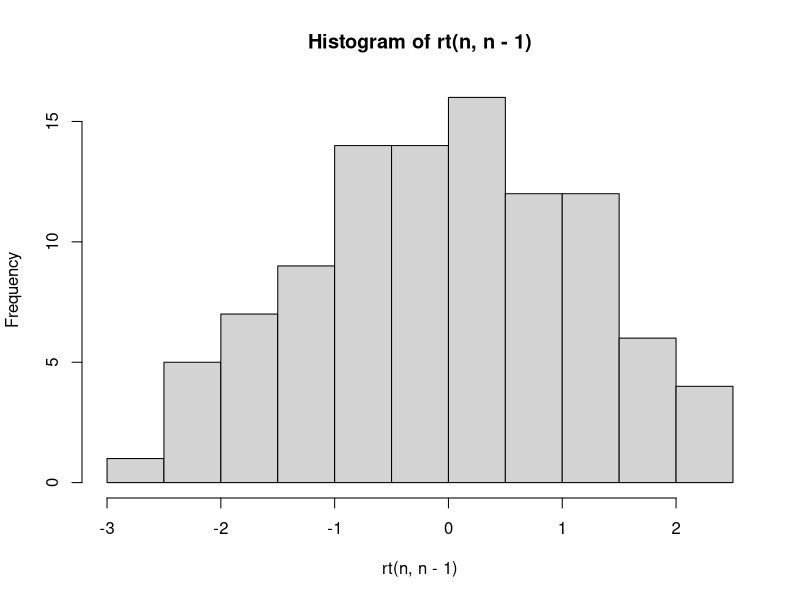
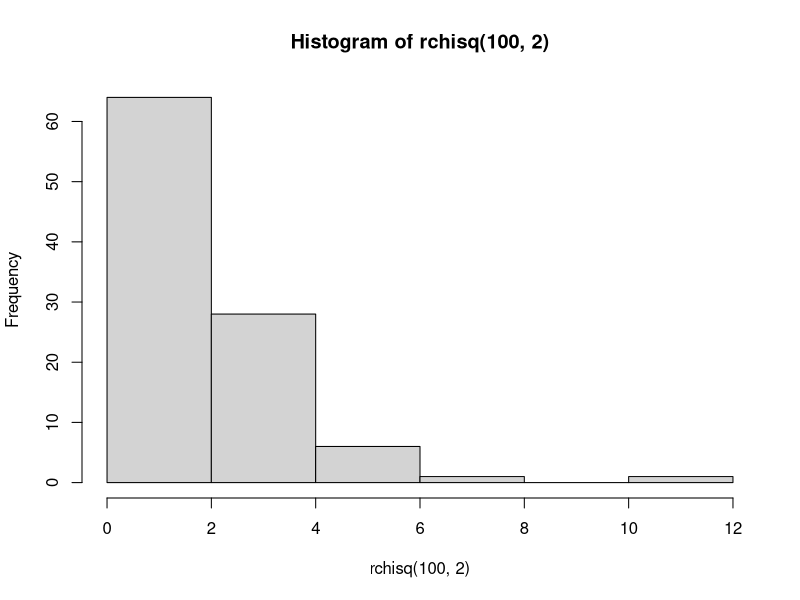
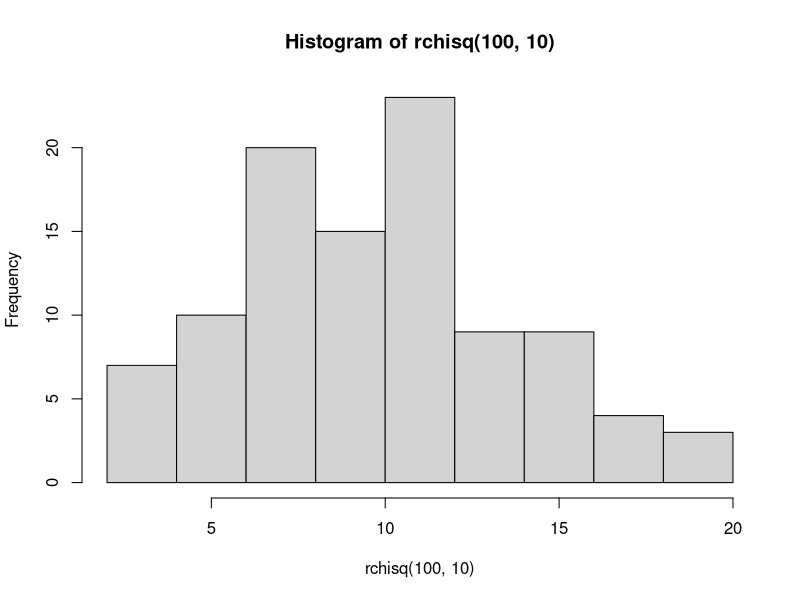
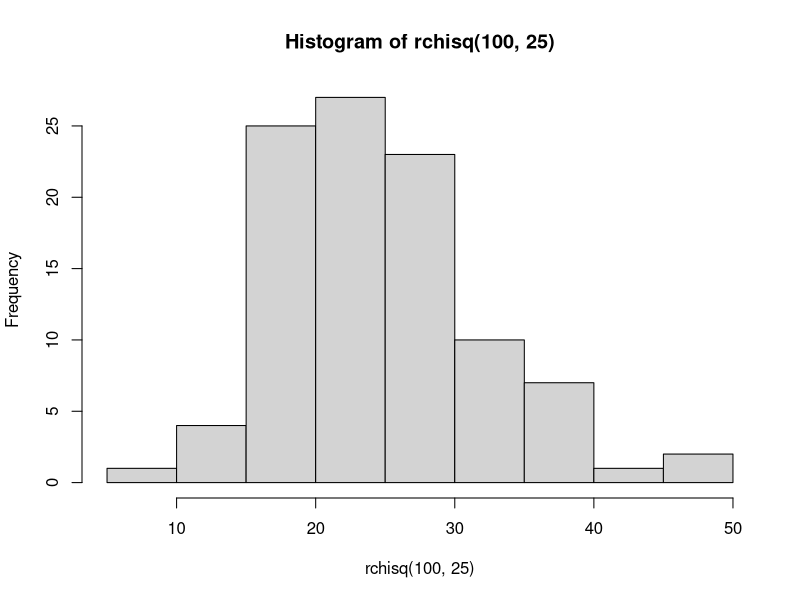
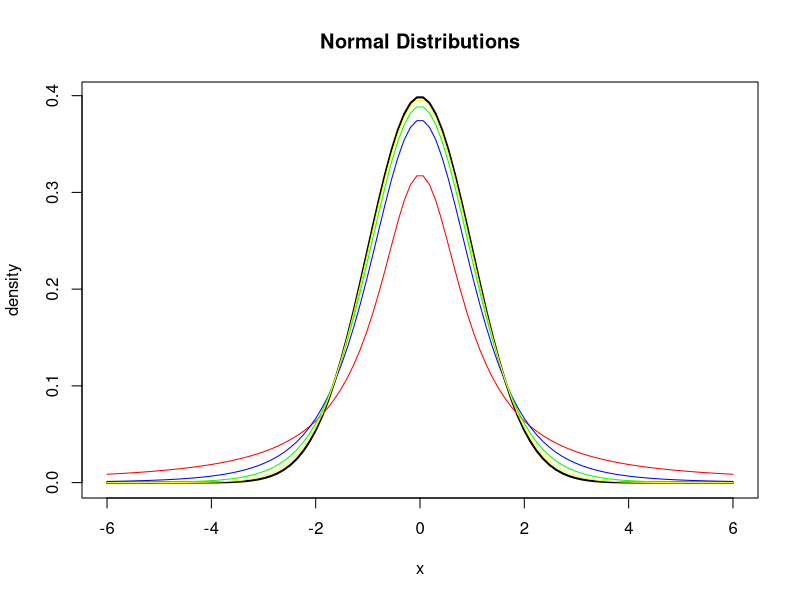
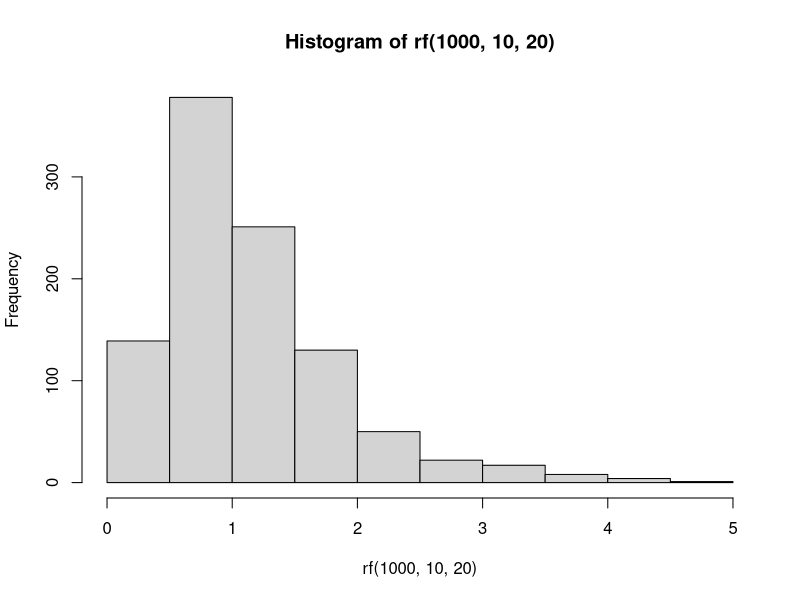

Reproduce these figures in R, in order.
# Question 1
n <- 100
hist(rt(n, n-1))

# Question 2
hist(rchisq(100, 2))
hist(rchisq(100, 10))
hist(rchisq(100, 25))

# Question 3
x <- seq(-6, 6, length.out = 100)
df <- c(1, 4, 10, 30)
colors <- c("red", "blue", "green", "yellow")
plot.new()
plot(x, dnorm(x), type = "l", col = "black", lwd = 2, xlab = "x", ylab = "density", main = "Normal Distributions")
for (i in 1:4) {
  dist <- dt(x = x, df = df[i])
  lines(x, dist, col = colors[i])
}

# Question 4
qf(0.95, 10, 20)
pf(1.5, 10, 20)
1 - pf(1.5, 10, 20)
qf(c(0.25, 0.5, 0.75, 0.999), 10, 20)
hist(rf(1000, 10, 20))
